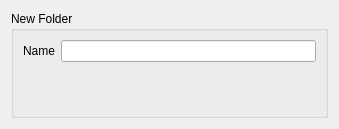
<ui version="4.0" >
 <class>NewFolderWidget</class>
 <widget class="QWidget" name="NewFolderWidget" >
  <property name="geometry" >
   <rect>
    <x>0</x>
    <y>0</y>
    <width>339</width>
    <height>129</height>
   </rect>
  </property>
  <property name="windowTitle" >
   <string>Form</string>
  </property>
  <layout class="QVBoxLayout" name="verticalLayout_2" >
   <item>
    <widget class="QGroupBox" name="mainGroupBox" >
     <property name="title" >
      <string>New Folder</string>
     </property>
     <layout class="QVBoxLayout" name="verticalLayout" >
      <item>
       <layout class="QHBoxLayout" name="horizontalLayout" >
        <item>
         <widget class="QLabel" name="nameLabel" >
          <property name="text" >
           <string>Name</string>
          </property>
         </widget>
        </item>
        <item>
         <widget class="QLineEdit" name="nameLineEdit" />
        </item>
       </layout>
      </item>
      <item>
       <spacer name="verticalSpacer" >
        <property name="orientation" >
         <enum>Qt::Vertical</enum>
        </property>
        <property name="sizeHint" stdset="0" >
         <size>
          <width>20</width>
          <height>38</height>
         </size>
        </property>
       </spacer>
      </item>
     </layout>
    </widget>
   </item>
  </layout>
 </widget>
 <resources/>
 <connections/>
</ui>
